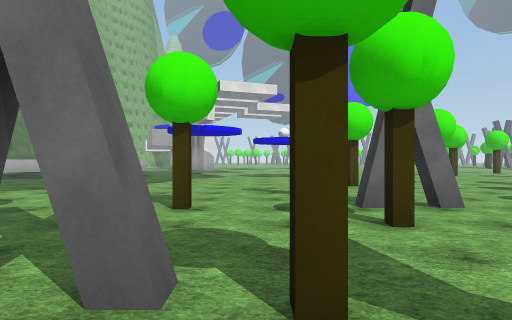
view 1 (above)

24 first-person views from a walk through a Unity game level. The camera is 1.5 m above the floor, looks level and sees 75° across. The floor is counted in squares, 2 m on a side. Each view is taken from the middle of a square. On the plan, view 1 faces up. The plan holds only what a view shows up to about 11 squares ahead; the rest is blank. The place goes on beyond the plan. The player is left out. Some surface patterns are stand-ins.

view 2
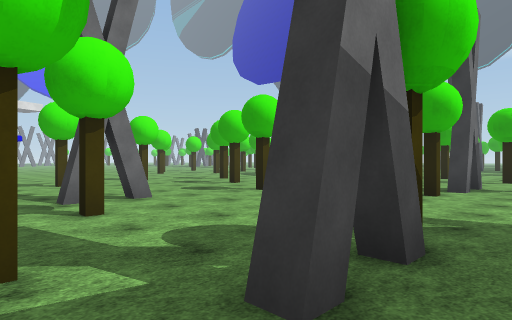

view 3
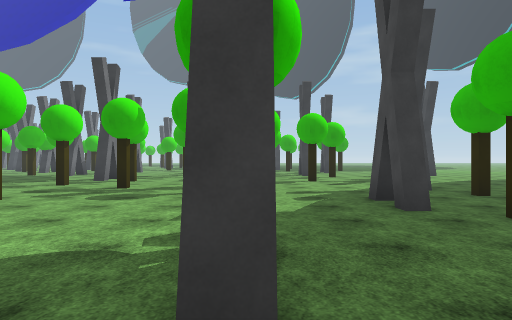

view 4
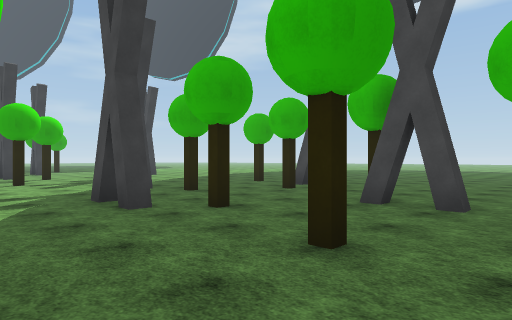

view 5
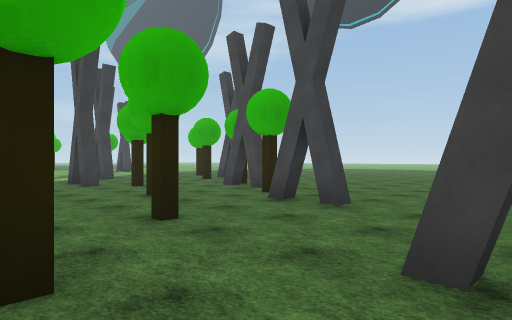

view 6
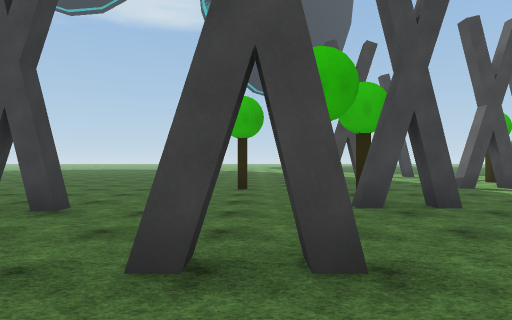

view 7
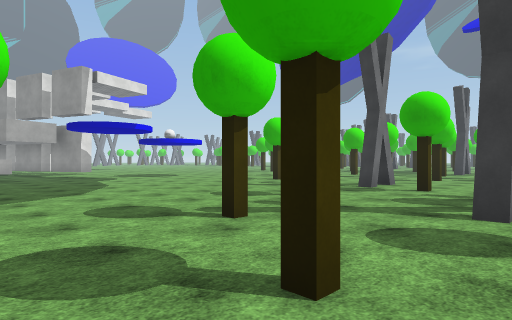

view 8
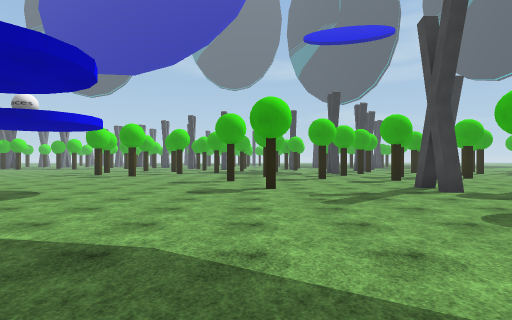

view 9
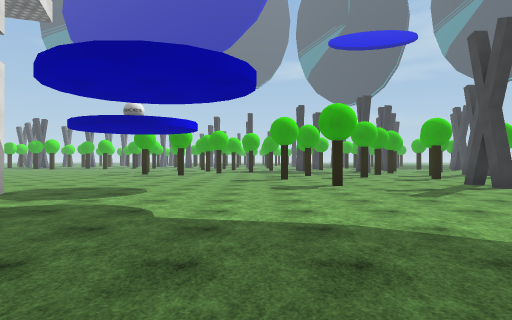

view 10
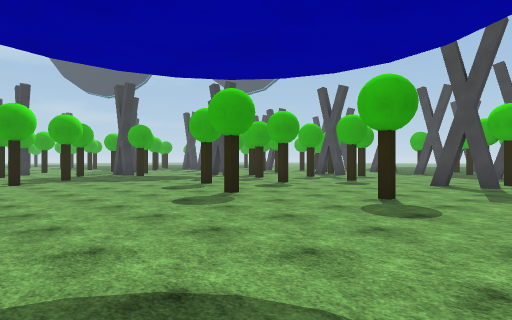

view 11
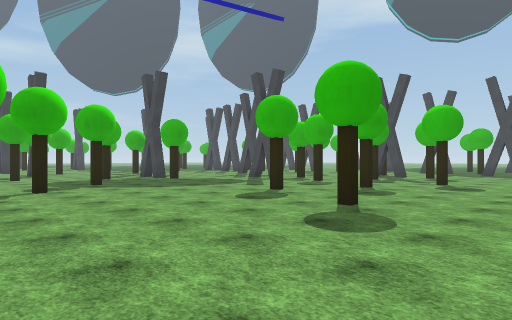

view 12
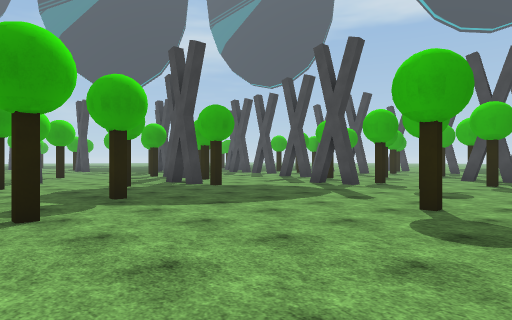

view 13
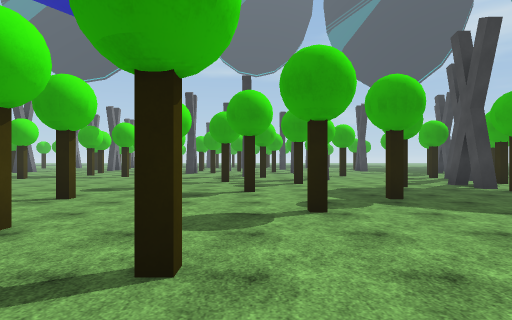

view 14
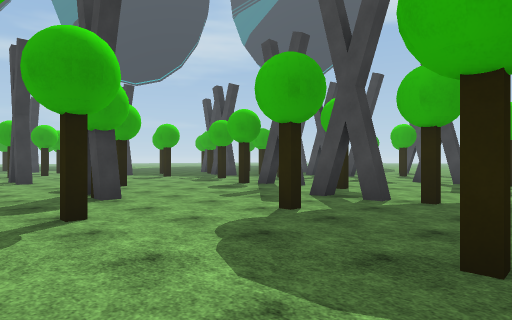

view 15
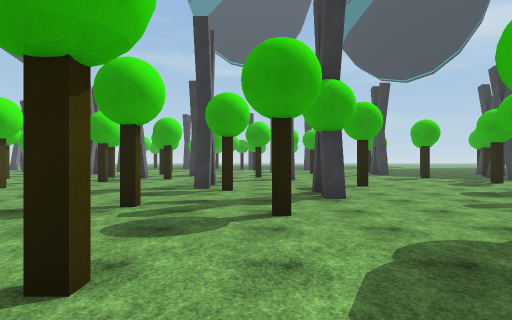

view 16
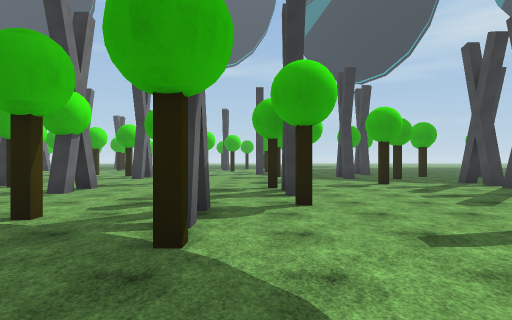

view 17
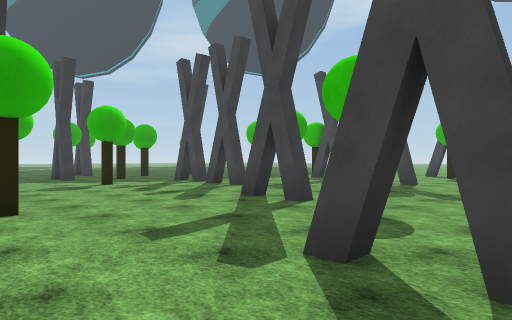

view 18
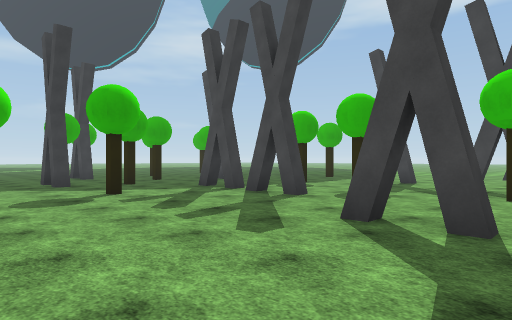

view 19
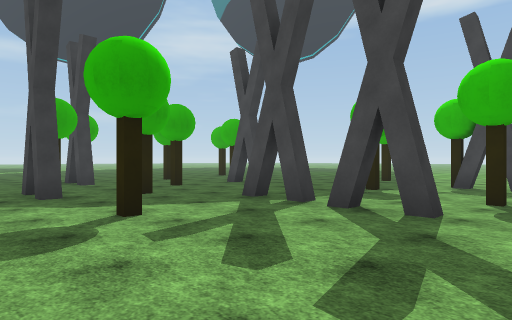

view 20
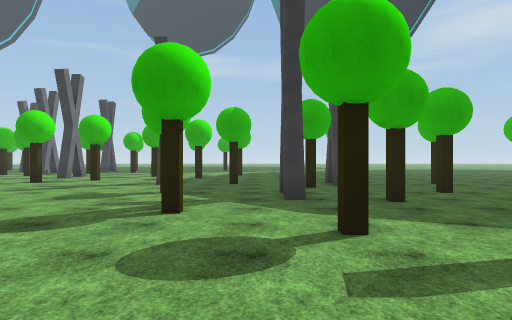

view 21
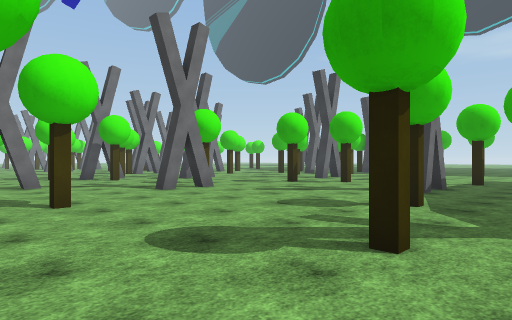

view 22
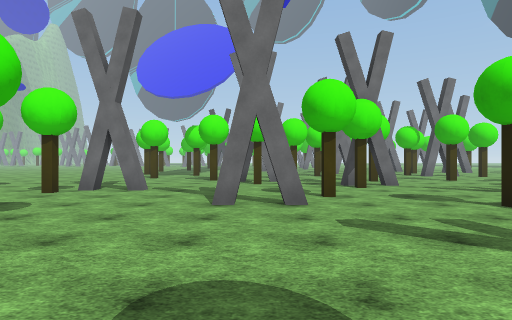

view 23
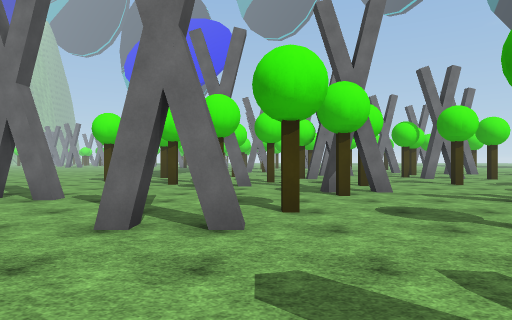

view 24
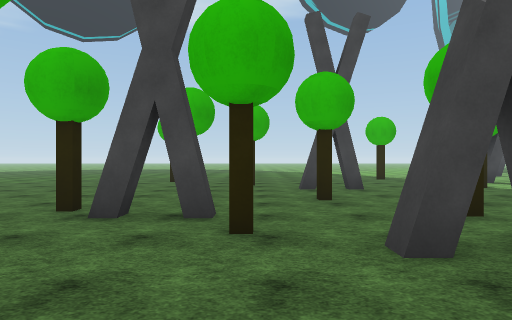

### Floor plan
Key: @ floor where view 1 was taken; # wall or solid block; x gap in a wall; . floor; B green ball; O other object.
Columns run from 7 left of view 1 to 30 right of it. Each row starts with its distance up from view 1.
 20                      ...... .. .. B..
 19          ...       .B..........B.##..B
 18         .....    .B...................
 17       .......   .......B............##
 16      #......... B........B..........B.
 15   #...................B.....B##.......
 14   .................B.....B........B...
 13   .........................#.....##...
 12 . ..................B................B
 11 .............B.........B.....#........
 10 ..........B.....B.....................
  9 ......................Bx#.............
  8  ...........................B........x
  7  .............B..........Bx#......B...
  6 B................B..#..........B....B.
  5 ......B..##..B........................
  4 ...B.....B......B..B.........B...#.B..
  3 ................... ..Bx#.......#...#x
  2  .B..#xB........... ..................
  1 . ..B  ........Bx#..B......#xx#...B...
  0    ....@.#B......O   .................
 -1 ..#...B............  ..B..B.........B.
 -2 ............##.....B...##....B...#....
 -3 .........B.B........   ....... ....B..
 -4 xB...##.........        ...#.. .. ...
 -5 .......B......B...         ..
 -6 B........#B.......         ..

Positions as (right, up) in squares from view 1, and headings:
1: (0, 0), facing up
2: (0, -1), facing up-right
3: (0, 0), facing right
4: (0, 0), facing down-right
5: (-5, 1), facing down-right
6: (-5, 1), facing down
7: (-7, 1), facing up-right
8: (-6, 10), facing right
9: (-7, 12), facing right
10: (0, 16), facing down-right
11: (3, 16), facing down-right
12: (7, 15), facing down-right
13: (7, 15), facing right
14: (13, 15), facing down-right
15: (13, 14), facing right
16: (12, 8), facing right
17: (12, 8), facing down-right
18: (15, 7), facing down-right
19: (18, 6), facing down-right
20: (19, 5), facing right
21: (21, 5), facing up-right
22: (26, 7), facing up
23: (27, 9), facing up
24: (28, 7), facing down
